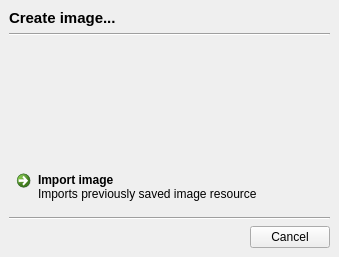
<?xml version="1.0" encoding="UTF-8"?>
<ui version="4.0">
 <class>newImage</class>
 <widget class="QDialog" name="newImage">
  <property name="geometry">
   <rect>
    <x>0</x>
    <y>0</y>
    <width>339</width>
    <height>257</height>
   </rect>
  </property>
  <property name="windowTitle">
   <string>Dialog</string>
  </property>
  <property name="styleSheet">
   <string notr="true">QScrollArea
{
border: 1px inset #aaa;
}

QScrollArea #bcontainer
{
background: #fff;
}</string>
  </property>
  <layout class="QVBoxLayout" name="verticalLayout">
   <property name="margin">
    <number>0</number>
   </property>
   <item>
    <widget class="QStackedWidget" name="stackedWidget">
     <property name="currentIndex">
      <number>0</number>
     </property>
     <widget class="QWidget" name="page">
      <layout class="QVBoxLayout" name="verticalLayout_2">
       <item>
        <widget class="QLabel" name="label">
         <property name="font">
          <font>
           <pointsize>11</pointsize>
           <weight>75</weight>
           <bold>true</bold>
          </font>
         </property>
         <property name="text">
          <string>Create image...</string>
         </property>
        </widget>
       </item>
       <item>
        <widget class="Line" name="line">
         <property name="orientation">
          <enum>Qt::Horizontal</enum>
         </property>
        </widget>
       </item>
       <item>
        <layout class="QVBoxLayout" name="buttonsLayout">
         <property name="spacing">
          <number>0</number>
         </property>
        </layout>
       </item>
       <item>
        <spacer name="verticalSpacer">
         <property name="orientation">
          <enum>Qt::Vertical</enum>
         </property>
         <property name="sizeHint" stdset="0">
          <size>
           <width>20</width>
           <height>40</height>
          </size>
         </property>
        </spacer>
       </item>
       <item>
        <widget class="QCommandLinkButton" name="commandLinkButton">
         <property name="text">
          <string>Import image</string>
         </property>
         <property name="icon">
          <iconset resource="../sharedcode/resources.qrc">
           <normaloff>:/resources/RES/ffficons/folder.png</normaloff>:/resources/RES/ffficons/folder.png</iconset>
         </property>
         <property name="description">
          <string>Imports previously saved image resource</string>
         </property>
        </widget>
       </item>
       <item>
        <widget class="Line" name="line_2">
         <property name="orientation">
          <enum>Qt::Horizontal</enum>
         </property>
        </widget>
       </item>
       <item>
        <widget class="QDialogButtonBox" name="buttonBox">
         <property name="standardButtons">
          <set>QDialogButtonBox::Cancel</set>
         </property>
        </widget>
       </item>
      </layout>
     </widget>
    </widget>
   </item>
  </layout>
 </widget>
 <resources>
  <include location="../sharedcode/resources.qrc"/>
  <include location="../sharedcode/resources.qrc"/>
  <include location="../sharedcode/resources.qrc"/>
 </resources>
 <connections>
  <connection>
   <sender>buttonBox</sender>
   <signal>rejected()</signal>
   <receiver>newImage</receiver>
   <slot>reject()</slot>
   <hints>
    <hint type="sourcelabel">
     <x>291</x>
     <y>238</y>
    </hint>
    <hint type="destinationlabel">
     <x>475</x>
     <y>309</y>
    </hint>
   </hints>
  </connection>
 </connections>
</ui>
